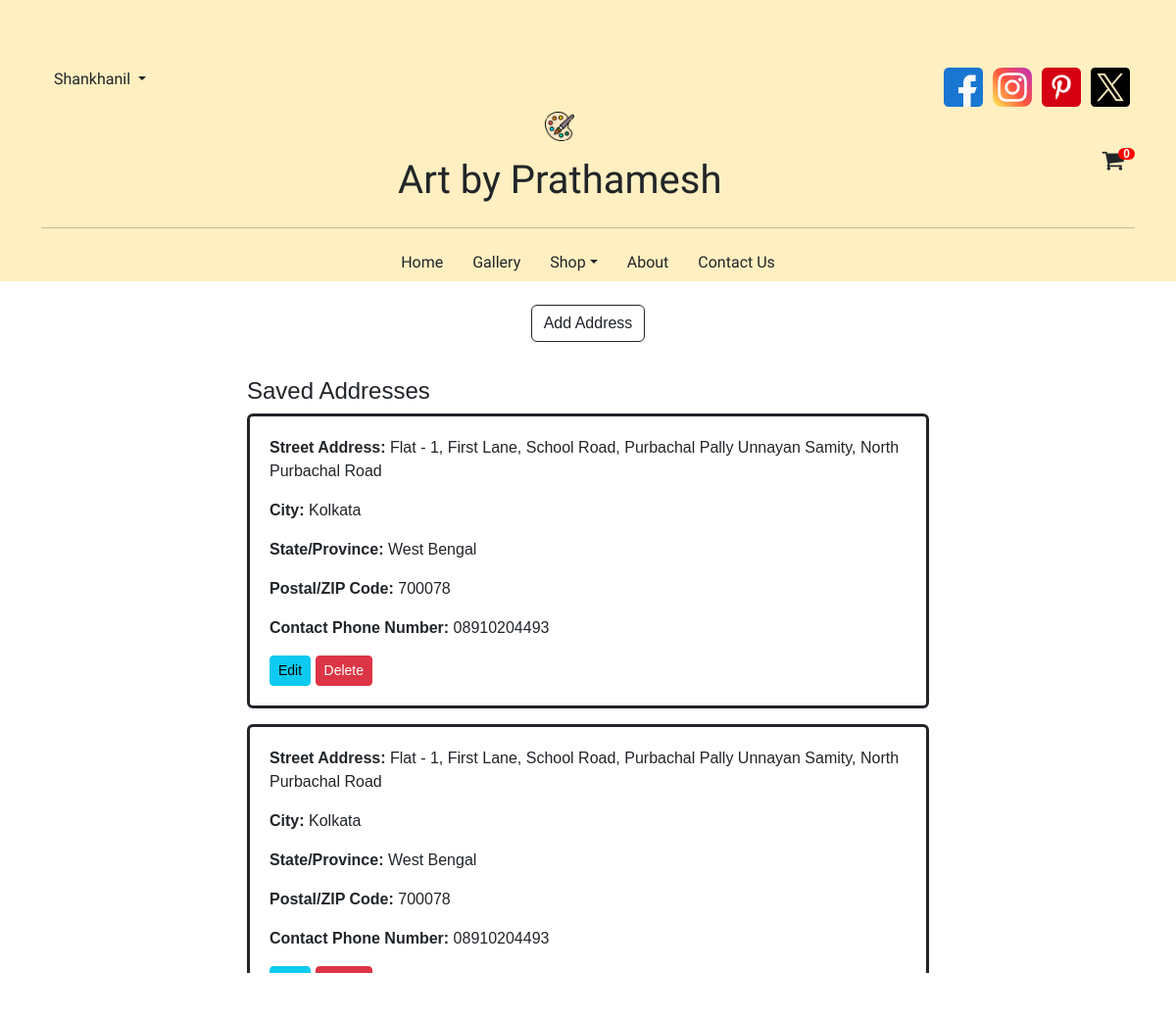
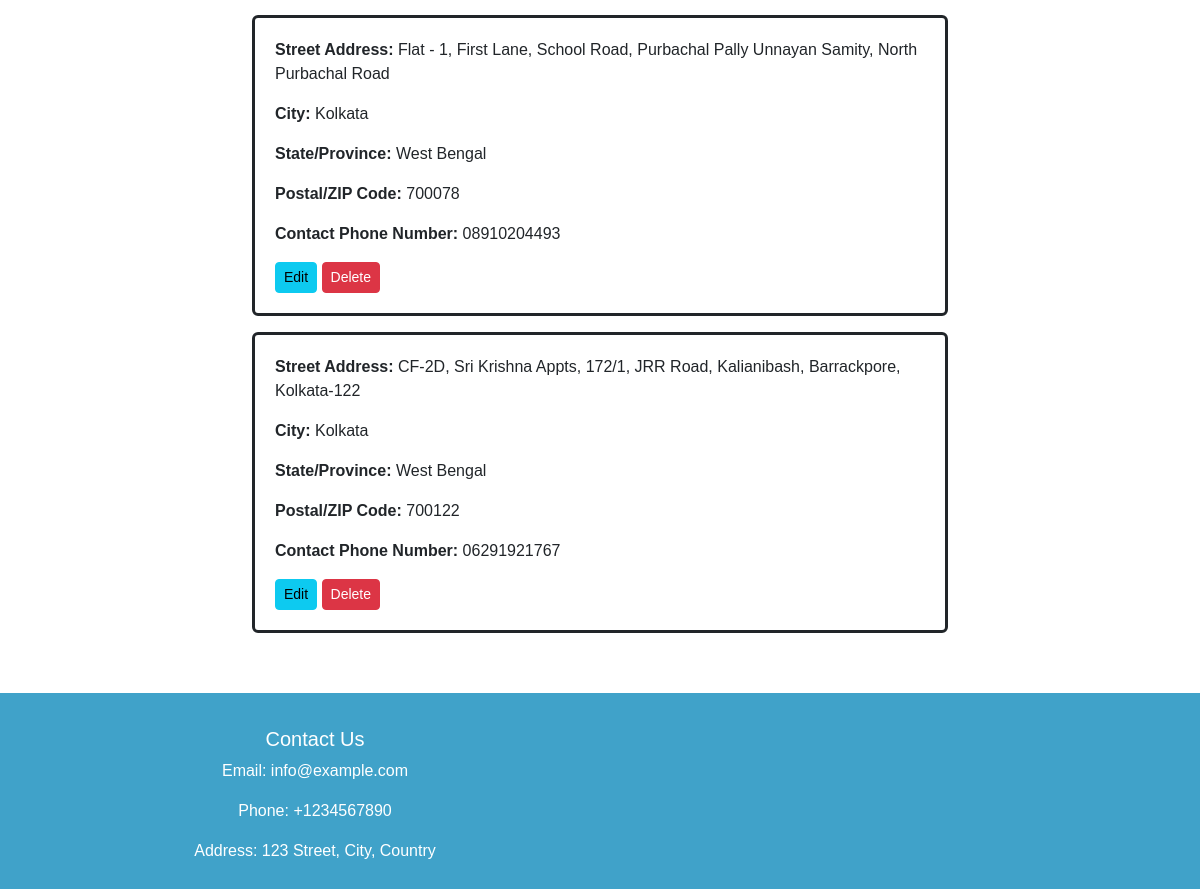
Page /address/ (signed in) on the committed database (2 pictures, top to bottom).
### user/models.py (models this page shows, shortened)
class AddressModel(models.Model):
    user = models.ForeignKey(User, on_delete=models.CASCADE)
    street_address = models.TextField(null=False,blank=False)
    city = models.CharField(max_length=20,null=False,blank=False)
    state = models.CharField(max_length=20,null=False,blank=False)
    pincode = models.CharField(max_length=7,null=False,blank=False)
    contact = models.CharField(max_length=10,null=False,blank=False)

### marketplace/views.py (the view, shortened to what this page needs)
# urls.py: path("address/",AddressView,name="address"),
def AddressView(request):
    user = request.user
    addresses = AddressModel.objects.filter(user=user)
    return render(request,"marketplace/address.html",{"addresses":addresses,'username': request.user.username})

### templates/marketplace/address.html (shortened to what this page needs)
{% extends 'base/header_market.html' %}
{% load socialaccount %}
{% load static %}
{% block content %}
<br>
<div class="container body">
    <div class="row justify-content-center">
        <div class="col-md-8">
            <div class="text-center mb-3">
                <button id="AddressButton" class="btn btn-transparent" style="border:solid;border-width: thin" onclick="showAddressForm()">Add Address</button>
            </div>
                <div class="card mt-3 div-transparent">
                    <div class="card-body">
                        <h4 class="card-title">Saved Addresses</h4>
                        {% if addresses %}
                            {% for address in addresses %}
                                <div class="card mb-3 div-transparent" style="border: solid;">
                                    <div class="card-body">
                                        <p><strong>Street Address:</strong> {{ address.street_address }}</p>
                                        <p><strong>City:</strong> {{ address.city }}</p>
                                        <p><strong>State/Province:</strong> {{ address.state }}</p>
                                        <p><strong>Postal/ZIP Code:</strong> {{ address.pincode }}</p>
                                        <p><strong>Contact Phone Number:</strong> {{ address.contact }}</p>
                                        <div role="group" aria-label="Address Actions">
                                            <a class="btn btn-info btn-sm" onclick="editAddress('{{ address.street_address|escapejs }}', '{{ address.city|escapejs }}', '{{ address.state|escapejs }}', '{{ address.pincode|escapejs }}', '{{ address.contact|escapejs }}', '{{ address.id|escapejs }}')">Edit</a>
                                            <a href="{% url 'addressdelete' address.id  %}" class="btn btn-danger btn-sm">Delete</a>
                                        </div>
                                    </div>
                                </div>
                            {% endfor %}
                        {% else %}
                            <p>No addresses saved yet.</p>
                        {% endif %}
                    </div>
                </div>
            </div>
        </div>
</div>
{% endblock content %}

### templates/base/header_market.html (shortened to what this page needs)
<!DOCTYPE html>
{% load static %}
<html lang="en">
<head>
    <link rel="stylesheet" href="https://cdnjs.cloudflare.com/ajax/libs/toastr.js/latest/toastr.min.css">
    <link href="https://cdn.jsdelivr.net/npm/bootstrap@5.2.2/dist/css/bootstrap.min.css" rel="stylesheet" />
    <link rel="stylesheet" href="https://stackpath.bootstrapcdn.com/font-awesome/4.7.0/css/font-awesome.min.css" />
    <link rel="stylesheet" href="{% static 'css/market.css' %}">
    <link rel="stylesheet" href="https://cdnjs.cloudflare.com/ajax/libs/toastr.js/latest/toastr.min.css">
</head>
<body>
    <div style="background-color: #FFEFC1;">
        <div class="container">
            <div class="row justify-content-between align-items-center mt-5">
                {% if not user.is_authenticated %}
                <div class="col-auto">
                    <a class="btn btn-transparent poetsen-one-regular" href="{% url 'userlogin' %}">Login</a>
                </div>
                {% else %}
                <div class="col-auto">
                    <div class="dropdown">
                        <button class="btn btn-transparent gluten dropdown-toggle" type="button" data-toggle="dropdown" aria-haspopup="true" aria-expanded="false">
                            {% if user.first_name %}
                                {{ user.first_name }}
                            {% else %}
                                {{ user.email }}
                            {% endif %}
                        </button>
                    </div>
                </div>
                {% endif %}
                <div class="col-auto">
                    <div class="social-icons mt-3 d-flex">
                        <a href="#" class="social-link">
                            <img src="{% static 'icons/facebook.png' %}" alt="Facebook" class=" social-icon">
                        </a>
                        <a href="#" class="social-link">
                            <img src="{% static 'icons/instagram.png' %}" alt="Instagram" class=" social-icon">
                        </a>
                        <a href="#" class="social-link">
                            <img src="{% static 'icons/pinterest.png' %}" alt="Pinterest" class=" social-icon">
                        </a>
                        <a href="https://twitter.com/home" class="social-link">
                            <img src="{% static 'icons/twitter.png' %}" alt="Twitter" class=" social-icon">
                        </a>
                    </div>
                </div>
            </div>
            <div class="row justify-content-between align-items-center mt-8">
                <div class="col-auto mx-auto text-center">
                    <a href="{% url 'landingpage' %}" class="icon-title">
                        <img src="{% static 'icons/main.png' %}" class="img-fluid" style="max-width: 40px;">
                        <h1 class="mt-3 briem-hand">Art by Prathamesh</h1>
                    </a>
                </div>
                <div class="col-auto">
                    <div class="d-flex justify-content-end">
                        <a href="{% url 'cart' %}" class="icon-title">
                            <i class="fa fa-shopping-cart" style="font-size:24px"></i>
                            <span class='badge badge-warning' id='lblCartCount'>0</span>
                        </a>
                    </div>
                </div>
            </div>
            <hr>
            <div class="navbar-container" style="background-color: #FFEFC1;">
                <div class="container">
                    <div class="d-flex flex-row justify-content-center gap-1 mt-3">
                        <a class="btn btn-transparent gluten" href="{% url 'landingpage' %}">Home</a>
                        <a class="btn btn-transparent gluten" href="{% url 'gallery' %}">Gallery</a>
                        {% if user.is_authenticated %}
                        <div class="dropdown">
                            <button class="btn btn-transparent gluten dropdown-toggle" type="button" data-toggle="dropdown" aria-haspopup="true" aria-expanded="false">Shop</button>
                        </div>
                        {% endif %}
                        <a class="btn btn-transparent gluten" href="#">About</a>
                        <a class="btn btn-transparent gluten" href="{% url 'contact' %}">Contact Us</a>
                    </div>
                </div>
            </div>
        </div>
    </div>
{% block content %} {% endblock content %}
<br>
<footer class="footer">
    <div class="container">
        <div class="row">
            <div class="col-md-6">
                <br>
                <h5>Contact Us</h5>
                <p>Email: info@example.com</p>
                <p>Phone: +1234567890</p>
                <p>Address: 123 Street, City, Country</p>
            </div>
        </div>
    </div>
</footer>
</body>
</html>

### static/css/market.css (style rules this page uses)
.briem-hand { font-family: "Briem Hand", cursive; font-optical-sizing: auto; font-weight: 500; font-style: normal; }
.gluten { font-family: "Gluten", cursive; font-optical-sizing: auto; font-weight: 260; font-style: normal; font-variation-settings: "slnt" 7; }
.social-link { margin: 5px; }
.social-icon { height: 40px; width: 40px; }
.icon-title, .icon-title:hover { text-decoration: none; color: inherit; }
#lblCartCount { font-size: 12px; background: #ff0000; color: #fff; padding: 0 5px; vertical-align: top; margin-left: -10px; }
.badge, .label-warning[href], .badge-warning[href] { padding: 0 9px; border-radius: 9px; }
.div-transparent { border: none; backdrop-filter: blur(7px); background-color: rgba(255, 255, 255, 0.25); }
footer { background-color: #40a2c9; color: #fff; padding: 10px; text-align: center; }
.dropdown { position: relative; display: inline-block; }
@media (min-width: 1025px) { #lblCartCount { font-size: 12px; padding: 0 5px; margin-left: -10px; } }
body { font-family: Arial, sans-serif; margin: 0; padding: 0; background-color: white; background-size: cover; background-position: center; background-attachment: fixed; background-repeat: no-repeat; margin: 0; display: flex; flex-direction: column; min-height: 100vh; }
@media (min-width: 992px) { .img-fluid { height: 30px; width: 30px; } }
.card-body { padding: 20px; }

### rows in the picture
AddressModel: street_address "Flat - 1, First Lane, School Road, Purbachal Pally Unnayan Samity, North Purbachal Road", city "Kolkata", state "West Bengal", pincode "700078", contact "08910204493"
AddressModel: street_address "Flat - 1, First Lane, School Road, Purbachal Pally Unnayan Samity, North Purbachal Road", city "Kolkata", state "West Bengal", pincode "700078", contact "08910204493"
AddressModel: street_address "Flat - 1, First Lane, School Road, Purbachal Pally Unnayan Samity, North Purbachal Road", city "Kolkata", state "West Bengal", pincode "700078", contact "08910204493"
AddressModel: street_address "CF-2D, Sri Krishna Appts, 172/1, JRR Road, Kalianibash, Barrackpore, Kolkata-122", city "Kolkata", state "West Bengal", pincode "700122", contact "06291921767"

### other values in the picture
{{ user.first_name }} "Shankhanil"
